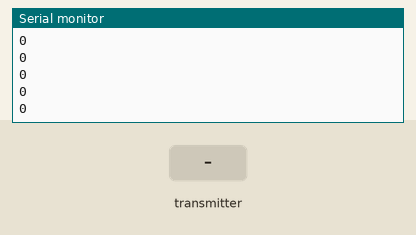
Bench run of a sketch on a simulated Arduino Mega 2560, built with avr-gcc and run on an emulated ATmega2560. Parts: the last lines printed to the serial monitor. Inputs (shaded band) come from the test bench.

Above: at 1.2 s.
1.3 s: the transmitter starts sending readChannel.1 = 1000
At 1.9 s:
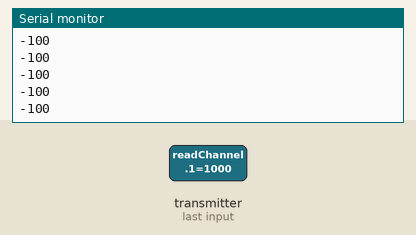
2.8 s: the transmitter starts sending readChannel.1 = 1250
At 3.7 s:
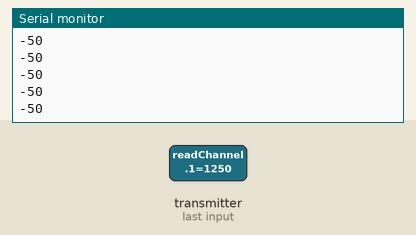
Timing chart, 0 to 5.8 s (numbered marks = the images above; inputs shaded):
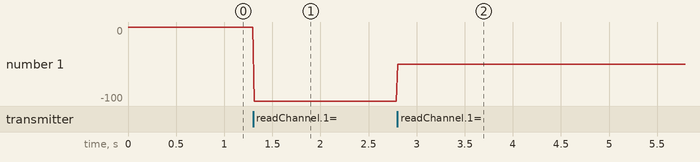

The sketch:

iBusSerialTest.ino
```cpp
/*
  Arduino FS-I6X Demo
  fsi6x-arduino-mega-ibus.ino
  Read iBus output port from FS-IA6B receiver module
  Display values on Serial Monitor

  Channel functions by Ricardo Paiva - https://gist.github.com/werneckpaiva/

  DroneBot Workshop 2021
  https://dronebotworkshop.com
*/

// Include iBusBM Library
#include <IBusBM.h>

// Create iBus Object
IBusBM ibus;

// Read the number of a given channel and convert to the range provided.
// If the channel is off, return the default value
int readChannel(byte channelInput, int minLimit, int maxLimit, int defaultValue) {
  uint16_t ch = ibus.readChannel(channelInput);
  if (ch < 100) return defaultValue;
  return map(ch, 1000, 2000, minLimit, maxLimit);
}

void setup() {
  // Start serial monitor
  Serial.begin(115200);

  // Attach iBus object to serial port
  ibus.begin(Serial1);
}

void loop() {

  int value = readChannel(1, -100, 100, 0);
  Serial.println(value);
  delay(10);

  // Cycle through first 5 channels and determine values
  // Print values to serial monitor
  // Note IBusBM library labels channels starting with "0"
/*
  for (byte i = 0; i < 5; i++) {
    int value = readChannel(i, -100, 100, 0);
    Serial.print("Ch");
    Serial.print(i + 1);
    Serial.print(": ");
    Serial.print(value);
    Serial.print(" | ");
  }

  // Print channel 6 (switch) boolean value
  Serial.print("Ch6: ");
  Serial.print(readSwitch(5, false));
  Serial.println();

  delay(10); */
}
```

Measured:
- after the input at 1.3 s, the serial monitor: prints a new line at once (image 1)
- after the input at 2.8 s, the serial monitor: prints a new line at once (image 2)
- plotted number 1: 0 → -100 after the input at 1.3 s, -100 → -50 after the input at 2.8 s
